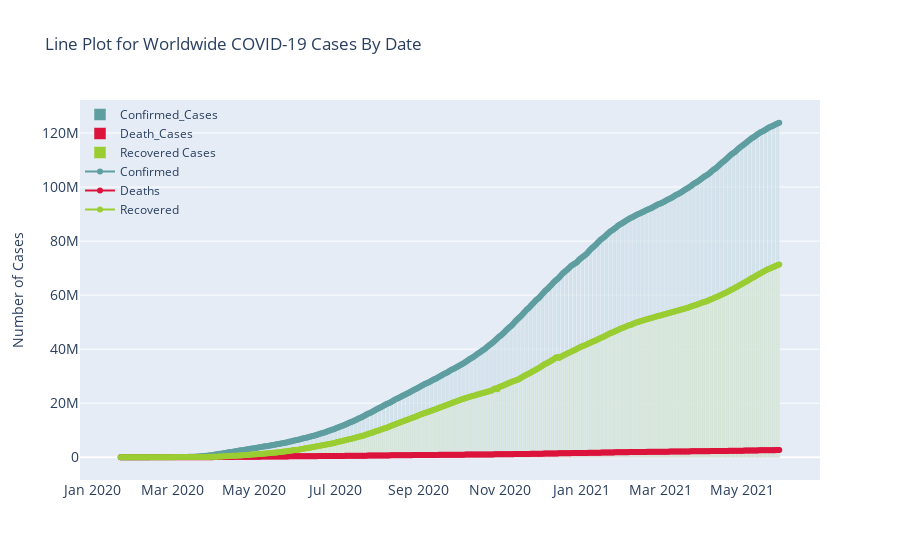

Source (notebook cell):
### Markdown cell above
##### Scattered Plot for Worldwide COVID-19 Cases By Date

### Code cell
# adds a scattered plot for Confirmed Cases to the plotly figure "fig"

fig.add_trace(go.Scatter(x=dt_confirmed_cases['Date'], # sets "Date" column of the dataframe as the x-axis of the scattered plot
                         y=dt_confirmed_cases['Confirmed'], # sets "Confirmed" column of the dataframe as the x-axis of the scattered plot
                         mode='lines+markers', # combines both lines and markers to  show a continous trend with visual emphasis on individual points

                         # NOTE: The individual point is what enables the data for that particular point to be displayed
                         
                         name='Confirmed', # sets the label for the trace in the plot's legend to "Confirmed"
                         line=dict(color='cadetblue', width=2) # customizes the appearance of the scattered plot to have a "cadetblue" color and thickness of 2 pixels
                        ))

# adds a scattered plot for Death Cases to the plotly figure "fig"

fig.add_trace(go.Scatter(x=dt_death_cases['Date'], # sets "Date" column of the dataframe as the x-axis of the scattered plot
                         y=dt_death_cases['Deaths'], # sets "Deaths" column of the dataframe as the x-axis of the scattered plot
                         mode='lines+markers', # combines both lines and markers to  show a continous trend with visual emphasis on individual points

                          # NOTE: The individual point is what enables the data for that particular point to be displayed
                         
                         name='Deaths', # sets the label for the trace in the plot's legend to "Deaths"
                         line=dict(color='crimson', width=2) # customizes the appearance of the scattered plot to have a "cadetblue" color and thickness of 2 pixels
                        ))

# adds a scattered plot for Recovered Cases to the plotly figure "fig"

fig.add_trace(go.Scatter(x=dt_recovered_cases['Date'], # sets "Date" column of the dataframe as the x-axis of the scattered plot
                         y=dt_recovered_cases['Recovered'], # sets "Recovered" column of the dataframe as the x-axis of the scattered plot
                         mode='lines+markers', # combines both lines and markers to show a continous trend with visual emphasis on individual points

                         # NOTE: The individual point is what enables the data for that particular point to be displayed
                         
                         name='Recovered', # sets the label for the trace in the plot's legend to "Recovered"
                         line=dict(color='yellowgreen', width=2) # customizes the appearance of the scattered plot to have a "cadetblue" color and thickness of 2 pixels
                        ))

# customizes the layout properties of the whole figure

fig.update_layout(
    title='Line Plot for Worldwide COVID-19 Cases By Date', # specifies the title of the plot
    xaxis_tickfont_size=14, # sets the font size of tick labels on the x-axis to 14

    # NOTE: the x-axis is by default the dates
    
    yaxis=dict(
        title='Number of Cases', # specifies the title of the y-axis
        titlefont_size=16, # sets the font size of the y-axis title to 16
        tickfont_size=14, # sets the font size of tick labels on the y-axis to 14
    ),

    # customizes the appearance and position of the legend in the plot
    
    legend=dict(
        x=0, # positions the legend horizontally at the left edge of the plot
        y=1.0, # positions the legend vertically at the top of the plot
        bgcolor='rgba(255, 255, 255, 0)', # sets the background color of the legend to be fully transparent -- rgba (i.e red, green, blue and opacity)
        bordercolor='rgba(255, 255, 255, 0)' # sets the border color of the legend to be fully transparent -- rgba (i.e red, green, blue and opacity)
    )
)
fig.show() # displays the plot

### Figure 1 — Plotly figure (JSON) as saved in the notebook; plotly's stock layout.template omitted (floating-point values rounded to 4 significant figures; data arrays with more than 128 entries replaced by an {"elided": "..."} marker saying what was removed)
{"data": [{"marker": {"color": "cadetblue"}, "name": "Confirmed_Cases", "type": "bar", "x": {"elided": "494 str values"}, "y": {"elided": "494 float values"}}, {"marker": {"color": "crimson"}, "name": "Death_Cases", "type": "bar", "x": {"elided": "494 str values"}, "y": {"elided": "494 float values"}}, {"marker": {"color": "yellowgreen"}, "name": "Recovered Cases", "type": "bar", "x": {"elided": "494 str values"}, "y": {"elided": "494 float values"}}, {"line": {"color": "cadetblue", "width": 2}, "mode": "lines+markers", "name": "Confirmed", "type": "scatter", "x": {"elided": "494 str values"}, "y": {"elided": "494 float values"}}, {"line": {"color": "crimson", "width": 2}, "mode": "lines+markers", "name": "Deaths", "type": "scatter", "x": {"elided": "494 str values"}, "y": {"elided": "494 float values"}}, {"line": {"color": "yellowgreen", "width": 2}, "mode": "lines+markers", "name": "Recovered", "type": "scatter", "x": {"elided": "494 str values"}, "y": {"elided": "494 float values"}}], "layout": {"autosize": true, "bargap": 0.15, "bargroupgap": 0.1, "barmode": "group", "legend": {"bgcolor": "rgba(255, 255, 255, 0)", "bordercolor": "rgba(255, 255, 255, 0)", "x": 0, "y": 1}, "title": {"text": "Line Plot for Worldwide COVID-19 Cases By Date"}, "xaxis": {"autorange": true, "range": ["2019-12-23 03:48:28.8825", "2021-06-27 20:11:31.1175"], "tickfont": {"size": 14}, "type": "date"}, "yaxis": {"autorange": true, "range": [-10220000.0, 134000000.0], "tickfont": {"size": 14}, "title": {"text": "Number of Cases"}, "type": "linear"}}}
